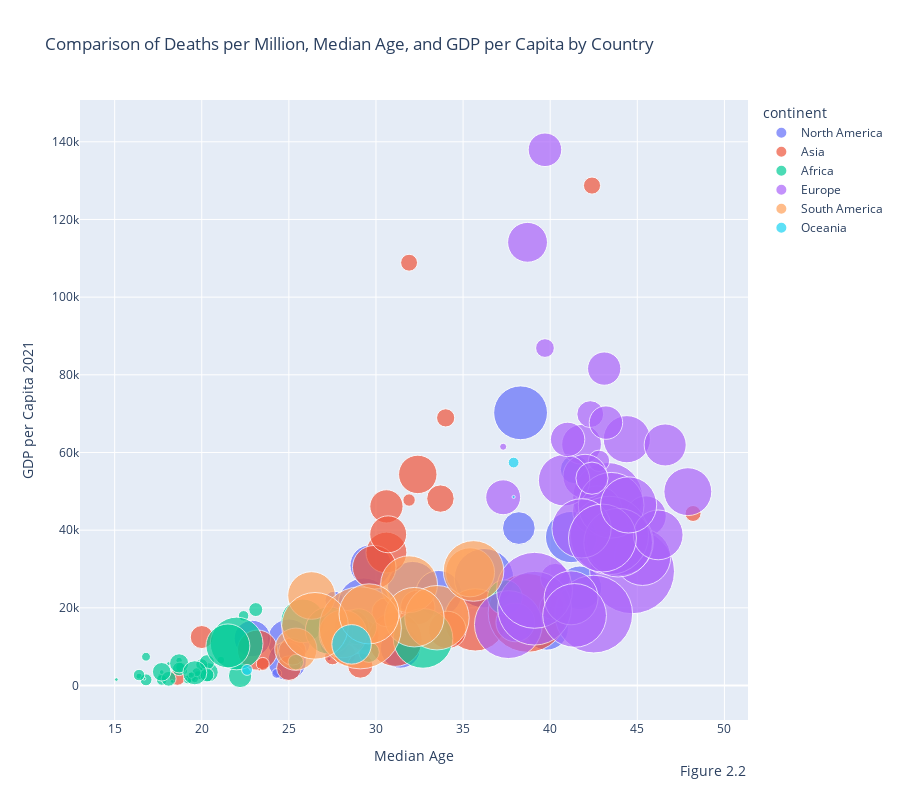

The code cell stored with this chart in its notebook:
### Markdown cell above
#### Argument 2: 
**Lower income countries have a lower median age, which results in a lower mortality rate.**

Demographic factors like age could play a significant role in COVID-19 mortality rates. One notable factor is the median age of the population in different countries. Lower-income countries often have a younger population compared to higher-income countries, and this difference could impact COVID-19 mortality rates.

### Code cell
import pandas as pd
import plotly.express as px

# Read the datasets
covid_df = pd.read_csv('owid-covid-data.csv')
gdp_df = pd.read_csv('GDP-data.csv', skiprows=4)

# Convert 'date' column to datetime
covid_df['date'] = pd.to_datetime(covid_df['date'])

# Extract data for 2021 and 2020
covid_2021_df = covid_df[covid_df['date'].dt.year == 2021]
covid_2020_df = covid_df[covid_df['date'].dt.year == 2020]

# Find the last available date for each location in 2021 and 2020
last_dates_2021 = covid_2021_df.groupby('location')['date'].idxmax()
last_dates_2020 = covid_2020_df.groupby('location')['date'].idxmax()

# Filter the dataframe to only include rows with the last available date for each location
covid_last_2021 = covid_2021_df.loc[last_dates_2021]
covid_last_2020 = covid_2020_df.loc[last_dates_2020]

# Select required columns
covid_deaths_2021 = covid_last_2021[['location', 'total_deaths_per_million']]
covid_deaths_2020 = covid_last_2020[['location', 'total_deaths_per_million']]

# Merge 2020 and 2021 data on location
covid_deaths = pd.merge(covid_deaths_2021, covid_deaths_2020, on='location', suffixes=('_2021', '_2020'))

# Calculate the difference in total deaths per million between 2021 and 2020
covid_deaths['total_deaths_per_million_2021'] = covid_deaths['total_deaths_per_million_2021'] - covid_deaths['total_deaths_per_million_2020']

# Preprocess GDP data
gdp_df = gdp_df.rename(columns={'Country Name': 'location'})

# Merge GDP data with COVID data
df = pd.merge(gdp_df, covid_deaths, on='location', how='inner')

# Add other required columns from the covid_last_2021 data
other_columns = covid_last_2021[['location', 'continent', 'median_age', 'people_vaccinated_per_hundred', 'total_tests_per_thousand']]
df = pd.merge(df, other_columns, on='location', how='inner')

# Handle NaN values in the '2021' (GDP per capita) column
df['2021'] = df['2021'].replace('..', float('nan')).astype(float)
df = df.dropna(subset=['2021', 'total_deaths_per_million_2021'])

# Create the scatter plot
fig = px.scatter(
    df,
    x="median_age",
    y="2021", 
    size="total_deaths_per_million_2021",
    hover_name="location",
    color='continent',
    title="Comparison of Deaths per Million, Median Age, and GDP per Capita by Country",
    labels={
        "median_age": "Median Age",
        "total_deaths_per_million_2021": "Total Deaths per Million (2021)",
        "2021": "GDP per Capita 2021"
    },
    size_max=60,  # Maximum size of the bubbles
    color_continuous_scale=px.colors.sequential.Blues,
    height=800  # Adjust the height of the figure
)

fig.add_annotation(
    text="Figure 2.2", 
    xref="paper", 
    yref="paper", 
    x=1,  # Adjust x position
    y=-0.1,  # Adjust y position
    showarrow=False, 
    align="center", 
    font=dict(size=14)
)

# Show the figure
fig.show()

### Figure 1 — Plotly figure (JSON) as saved in the notebook; plotly's stock layout.template omitted (floating-point values rounded to 4 significant figures)
{"data": [{"hovertemplate": "<b>%{hovertext}</b><br><br>continent=North America<br>Median Age=%{x}<br>GDP per Capita 2021=%{y}<br>Total Deaths per Million (2021)=%{marker.size}<extra></extra>", "hovertext": ["Aruba", "Antigua and Barbuda", "Belize", "Bermuda", "Barbados", "Canada", "Costa Rica", "Curacao", "Cayman Islands", "Dominican Republic", "Guatemala", "Honduras", "Haiti", "Jamaica", "Mexico", "Nicaragua", "Panama", "Puerto Rico", "El Salvador", "Sint Maarten (Dutch part)", "Turks and Caicos Islands", "Trinidad and Tobago", "United States"], "legendgroup": "North America", "marker": {"color": "#636efa", "size": [1259.0, 1205.0, 898.1, 1511.0, 898.3, 393.1, 1013.0, 910.2, 131.0, 163.2, 635.1, 706.2, 45.84, 766.8, 1250.0, 7.483, 828.6, 513.8, 397.9, 1109.0, 437.4, 1694.0, 1388.0], "sizemode": "area", "sizeref": 0.9586, "symbol": "circle"}, "mode": "markers", "name": "North America", "orientation": "v", "showlegend": true, "type": "scatter", "x": [41.2, 32.1, 25, null, 39.8, 41.4, 33.6, 41.7, null, 27.6, 22.9, 24.9, 24.3, 31.4, 29.3, 27.3, 29.7, 38.2, 27.6, null, null, 36.2, 38.3], "xaxis": "x", "y": [38230.0, 25490.0, 11560.0, 91510.0, 14690.0, 55630.0, 23700.0, 25160.0, 75900.0, 21920.0, 12110.0, 6286.0, 3115.0, 9611.0, 21120.0, 6875.0, 30900.0, 40540.0, 10860.0, 39470.0, 21230.0, 27630.0, 70220.0], "yaxis": "y"}, {"hovertemplate": "<b>%{hovertext}</b><br><br>continent=Asia<br>Median Age=%{x}<br>GDP per Capita 2021=%{y}<br>Total Deaths per Million (2021)=%{marker.size}<extra></extra>", "hovertext": ["Afghanistan", "United Arab Emirates", "Armenia", "Azerbaijan", "Bangladesh", "Bahrain", "China", "Georgia", "Indonesia", "India", "Iraq", "Israel", "Jordan", "Japan", "Kazakhstan", "Kuwait", "Lebanon", "Sri Lanka", "Maldives", "Myanmar", "Mongolia", "Malaysia", "Nepal", "Oman", "Pakistan", "Philippines", "Qatar", "Saudi Arabia", "Singapore", "Thailand", "Tajikistan"], "legendgroup": "Asia", "marker": {"color": "#EF553B", "size": [126.3, 159.0, 1861.0, 566.5, 120.4, 708.4, 0.647, 2974.0, 445.8, 234.3, 255.2, 530.1, 772.2, 122.4, 799.9, 360.5, 1393.0, 673.0, 406.6, 307.4, 582.6, 910.0, 290.2, 653.1, 80.95, 364.6, 137.3, 73.99, 140.7, 300.2, 3.516], "sizemode": "area", "sizeref": 0.9586, "symbol": "circle"}, "mode": "markers", "name": "Asia", "orientation": "v", "showlegend": true, "type": "scatter", "x": [18.6, 34, 35.7, 32.4, 27.5, 32.4, 38.7, 38.7, 29.3, 28.2, 20, 30.6, 23.2, 48.2, 30.6, 33.7, 31.1, 34.1, 30.6, 29.1, 28.6, 29.9, 25, 30.7, 23.5, 25.2, 31.9, 31.9, 42.4, 40.1, 23.3], "xaxis": "x", "y": [2139.0, 68910.0, 16900.0, 20110.0, 7366.0, 54350.0, 20410.0, 18690.0, 12900.0, 8045.0, 12480.0, 46130.0, 9115.0, 44290.0, 34230.0, 48130.0, 11860.0, 14310.0, 18870.0, 5139.0, 14950.0, 30460.0, 4461.0, 38930.0, 5555.0, 8797.0, 108900.0, 47750.0, 128700.0, 20250.0, 4075.0], "yaxis": "y"}, {"hovertemplate": "<b>%{hovertext}</b><br><br>continent=Africa<br>Median Age=%{x}<br>GDP per Capita 2021=%{y}<br>Total Deaths per Million (2021)=%{marker.size}<extra></extra>", "hovertext": ["Angola", "Burundi", "Benin", "Burkina Faso", "Botswana", "Central African Republic", "Cote d'Ivoire", "Cameroon", "Comoros", "Djibouti", "Algeria", "Ethiopia", "Gabon", "Ghana", "Guinea", "Guinea-Bissau", "Equatorial Guinea", "Kenya", "Liberia", "Libya", "Lesotho", "Morocco", "Madagascar", "Mali", "Mozambique", "Mauritania", "Mauritius", "Malawi", "Namibia", "Niger", "Nigeria", "Rwanda", "Sudan", "Senegal", "Sierra Leone", "Somalia", "Sao Tome and Principe", "Eswatini", "Chad", "Togo", "Tunisia", "Tanzania", "Uganda", "South Africa", "Zambia", "Zimbabwe"], "legendgroup": "Africa", "marker": {"color": "#00cc96", "size": [37.82, 0.931, 8.762, 10.54, 912.4, 6.811, 20.35, 50.26, 174.5, 114.2, 78.1, 40.47, 93.34, 28.44, 22.3, 49.39, 53.14, 68.56, 37.34, 620.3, 260.6, 203.5, 25.87, 17.84, 54.63, 110.8, 578.7, 104.9, 1331.0, 6.601, 8.085, 92.4, 37.93, 86.8, 5.462, 68.53, 175.9, 922.9, 4.345, 20.12, 1707.0, 10.93, 63.11, 1073.0, 165.6, 278.4], "sizemode": "area", "sizeref": 0.9586, "symbol": "circle"}, "mode": "markers", "name": "Africa", "orientation": "v", "showlegend": true, "type": "scatter", "x": [16.8, 17.5, 18.8, 17.6, 25.8, 18.3, 18.7, 18.8, 20.4, 25.4, 29.1, 19.8, 23.1, 21.1, 19, 19.4, 22.4, 20, 19.2, 29, 22.2, 29.6, 19.6, 16.4, 17.7, 20.3, 37.4, 18.1, 22, 15.1, 18.1, 20.3, 19.7, 18.7, 19.1, 16.8, 18.7, 21.5, 16.7, 19.4, 32.7, 17.7, 16.4, 27.3, 17.7, 19.6], "xaxis": "x", "y": [7414.0, 864.3, 3575.0, 2468.0, 16650.0, 1057.0, 6433.0, 4742.0, 3427.0, 6032.0, 12890.0, 2628.0, 19550.0, 6544.0, 3735.0, 2164.0, 17940.0, 5360.0, 1557.0, 15130.0, 2456.0, 8581.0, 1642.0, 2399.0, 1440.0, 5988.0, 22740.0, 1732.0, 10820.0, 1538.0, 5624.0, 2706.0, 3420.0, 4266.0, 1624.0, 1462.0, 5703.0, 10200.0, 1764.0, 2679.0, 12130.0, 3451.0, 2688.0, 14170.0, 3527.0, 3276.0], "yaxis": "y"}, {"hovertemplate": "<b>%{hovertext}</b><br><br>continent=Europe<br>Median Age=%{x}<br>GDP per Capita 2021=%{y}<br>Total Deaths per Million (2021)=%{marker.size}<extra></extra>", "hovertext": ["Albania", "Andorra", "Austria", "Belgium", "Bulgaria", "Bosnia and Herzegovina", "Belarus", "Switzerland", "Cyprus", "Czechia", "Germany", "Denmark", "Spain", "Estonia", "Finland", "France", "United Kingdom", "Greece", "Croatia", "Hungary", "Ireland", "Iceland", "Italy", "Lithuania", "Luxembourg", "Latvia", "Moldova", "North Macedonia", "Malta", "Montenegro", "Netherlands", "Norway", "Poland", "Portugal", "Romania", "San Marino", "Serbia", "Slovenia", "Sweden", "Ukraine", "Kosovo"], "legendgroup": "Europe", "marker": {"color": "#ab63fa", "size": [722.3, 701.4, 1067.0, 756.5, 3451.0, 2895.0, 430.8, 531.5, 583.7, 2346.0, 847.8, 346.5, 784.5, 1164.0, 219.8, 938.2, 1269.0, 1524.0, 2150.0, 2936.0, 761.3, 24.13, 1099.0, 2067.0, 540.5, 2260.0, 2207.0, 2606.0, 498.8, 2764.0, 536.4, 168.2, 1684.0, 1187.0, 2209.0, 1217.0, 1395.0, 1513.0, 566.8, 1946.0, 944.9], "sizemode": "area", "sizeref": 0.9586, "symbol": "circle"}, "mode": "markers", "name": "Europe", "orientation": "v", "showlegend": true, "type": "scatter", "x": [38, null, 44.4, 41.8, 44.7, 42.5, 40.3, 43.1, 37.3, 43.3, 46.6, 42.3, 45.5, 42.7, 42.8, 42, 40.8, 45.3, 44, 43.4, 38.7, 37.3, 47.9, 43.5, 39.7, 43.9, 37.6, 39.1, 42.4, 39.1, 43.2, 39.7, 41.8, 46.2, 43, null, 41.2, 44.5, 41, 41.4, null], "xaxis": "x", "y": [16260.0, 58830.0, 63420.0, 62110.0, 29410.0, 18380.0, 27610.0, 81600.0, 48470.0, 48420.0, 61940.0, 69880.0, 43620.0, 45050.0, 57850.0, 53830.0, 52840.0, 33020.0, 36950.0, 38640.0, 114100.0, 61480.0, 49910.0, 46410.0, 137900.0, 36780.0, 15680.0, 19900.0, 53390.0, 24510.0, 67690.0, 86890.0, 40460.0, 38780.0, 37970.0, 65720.0, 22580.0, 46500.0, 63380.0, 18040.0, 12360.0], "yaxis": "y"}, {"hovertemplate": "<b>%{hovertext}</b><br><br>continent=South America<br>Median Age=%{x}<br>GDP per Capita 2021=%{y}<br>Total Deaths per Million (2021)=%{marker.size}<extra></extra>", "hovertext": ["Argentina", "Bolivia", "Brazil", "Chile", "Colombia", "Ecuador", "Guyana", "Peru", "Paraguay", "Suriname", "Uruguay"], "legendgroup": "South America", "marker": {"color": "#FFA15A", "size": [1545.0, 854.6, 1987.0, 1153.0, 1696.0, 1092.0, 1088.0, 3229.0, 2130.0, 1726.0, 1759.0], "sizemode": "area", "sizeref": 0.9586, "symbol": "circle"}, "mode": "markers", "name": "South America", "orientation": "v", "showlegend": true, "type": "scatter", "x": [31.9, 25.4, 33.5, 35.4, 32.2, 28.1, 26.3, 29.1, 26.5, 29.6, 35.6], "xaxis": "x", "y": [26090.0, 9343.0, 17450.0, 29150.0, 17590.0, 13290.0, 23180.0, 14850.0, 15360.0, 18450.0, 29500.0], "yaxis": "y"}, {"hovertemplate": "<b>%{hovertext}</b><br><br>continent=Oceania<br>Median Age=%{x}<br>GDP per Capita 2021=%{y}<br>Total Deaths per Million (2021)=%{marker.size}<extra></extra>", "hovertext": ["Australia", "Fiji", "New Zealand", "Papua New Guinea"], "legendgroup": "Oceania", "marker": {"color": "#19d3f3", "size": [55.66, 747.5, 4.822, 57.28], "sizemode": "area", "sizeref": 0.9586, "symbol": "circle"}, "mode": "markers", "name": "Oceania", "orientation": "v", "showlegend": true, "type": "scatter", "x": [37.9, 28.6, 37.9, 22.6], "xaxis": "x", "y": [57410.0, 10590.0, 48560.0, 4014.0], "yaxis": "y"}], "layout": {"annotations": [{"align": "center", "font": {"size": 14}, "showarrow": false, "text": "Figure 2.2", "x": 1, "xref": "paper", "y": -0.1, "yref": "paper"}], "height": 800, "legend": {"itemsizing": "constant", "title": {"text": "continent"}, "tracegroupgap": 0}, "title": {"text": "Comparison of Deaths per Million, Median Age, and GDP per Capita by Country"}, "xaxis": {"anchor": "y", "domain": [0, 1], "title": {"text": "Median Age"}}, "yaxis": {"anchor": "x", "domain": [0, 1], "title": {"text": "GDP per Capita 2021"}}}}
